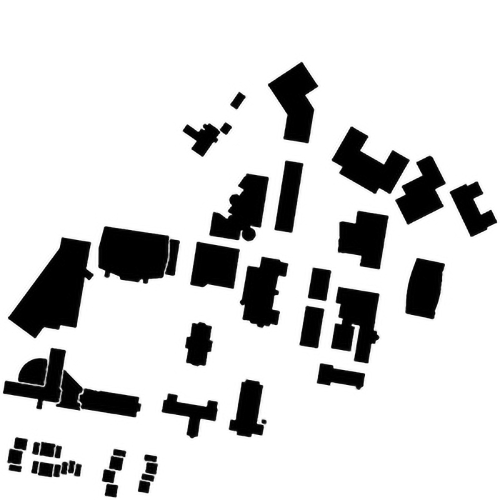
#> input picture WPI_map.jpg, 1000 x 1000 px (shown at 1/2 size)
$ python PRM.py   (older library calls are emulated)
#> lines starting #> are read from the running program, lines starting #| are printed output that depends on the picture; after the words box and inside, x2 and y2 are one past the last pixel; in counts of white or black regions, pixels touching at a corner belong together
# Sampling-based Algorithms PRM

import matplotlib.pyplot as plt
import numpy as np
import networkx as nx
import math
from scipy import spatial
from PIL import Image


# Class for PRM
class PRM:
    # Constructor
    def __init__(self, map_array):
        self.map_array = map_array  # map array, 1->free, 0->obstacle
        self.size_row = map_array.shape[0]  # map size
        self.size_col = map_array.shape[1]  # map size

        self.samples = []  # list of sampled points
        self.graph = nx.Graph()  # constructed graph
        self.path = []  # list of nodes of the found path

    def check_collision(self, p1, p2):
        '''Check if the path between two points collide with obstacles
        arguments:
            p1 - point 1, [row, col]
            p2 - point 2, [row, col]

        return:
            True if there are obstacles between two points
        '''
        obstacle_collision = False
        path = np.linspace([p1[0], p1[1]], [p2[0], p2[1]], num=10, dtype=int)
        for pt in path:
            if self.map_array[pt[0], pt[1]] == 0:
                obstacle_collision = True
                break
        return obstacle_collision

    def dis(self, point1, point2):
        '''Calculate the euclidean distance between two points
        arguments:
            p1 - point 1, [row, col]
            p2 - point 2, [row, col]

        return:
            euclidean distance between two points
        '''
        return math.sqrt((point1[0] - point2[0]) ** 2 + (point1[1] - point2[1]) ** 2)

    def uniform_sample(self, n_pts):
        '''Use uniform sampling and store valid points
        arguments:
            n_pts - number of points try to sample,
                    not the number of final sampled points

        check collision and append valid points to self.samples
        as [(row1, col1), (row2, col2), (row3, col3) ...]
        '''
        # Initialize graph
        self.graph.clear()

        self.samples.append((0, 0))
        row_points = int(math.sqrt(n_pts))
        col_points = int(math.sqrt(n_pts))
        for i in np.linspace(0, self.size_row - 1, row_points):
            for j in np.linspace(0, self.size_col - 1, col_points):
                if self.map_array[int(i), int(j)] == 1:  # checking for obstacles
                    self.samples.append((i, j))

    def random_sample(self, n_pts):
        '''Use random sampling and store valid points
        arguments:
            n_pts - number of points try to sample,
                    not the number of final sampled points

        check collision and append valide points to self.samples
        as [(row1, col1), (row2, col2), (row3, col3) ...]
        '''
        # Initialize graph
        self.graph.clear()

        self.samples.append((0, 0))
        coordsList = np.random.randint(self.size_row, size=(n_pts, 2))
        for coords in coordsList:
            if self.map_array[coords[0], coords[1]] == 0:  # check for obstacles
                continue
            self.samples.append((coords[0], coords[1]))

    def gaussian_sample(self, n_pts):
        '''Use gaussian sampling and store valid points
        arguments:
            n_pts - number of points try to sample,
                    not the number of final sampled points

        check collision and append valide points to self.samples
        as [(row1, col1), (row2, col2), (row3, col3) ...]
        '''
        # Initialize graph
        self.graph.clear()

        self.samples.append((0, 0))
        coordsList = np.random.randint(self.size_row, size=(n_pts, 2))
        for q1 in coordsList:
            q1_x = q1[0]
            q1_y = q1[1]
            q2_x = int(np.random.normal(q1_x, 10, 1))
            q2_y = int(np.random.normal(q1_y, 10, 1))
            if q2_x >= self.size_row or q2_y >= self.size_col or q2_x <= 0 or q2_y <= 0:  # checking for boundaries of the map
                continue
            if self.map_array[q1_x, q1_y] != self.map_array[q2_x, q2_y]:  # if one in obstacle space and other in free space
                # store the one which is in free space
                if self.map_array[q1_x, q1_y] == 1:
                    self.samples.append((q1_x, q1_y))
                elif self.map_array[q2_x, q2_y] == 1:
                    self.samples.append((q2_x, q2_y))

    def bridge_sample(self, n_pts):
        '''Use bridge sampling and store valid points
        arguments:
            n_pts - number of points try to sample,
                    not the number of final sampled points

        check collision and append valide points to self.samples
        as [(row1, col1), (row2, col2), (row3, col3) ...]
        '''
        # Initialize graph
        self.graph.clear()

        self.samples.append((0, 0))
        coordsList = np.random.randint(self.size_row, size=(n_pts, 2))
        for q1 in coordsList:
            q1_x = q1[0]
            q1_y = q1[1]
            q2_x = int(np.random.normal(q1_x, 20, 1))
            q2_y = int(np.random.normal(q1_y, 20, 1))
            if q2_x >= self.size_row or q2_y >= self.size_col or q2_x <= 0 or q2_y <= 0:  # checking for boundaries of the map
                continue
            if self.map_array[q1_x, q1_y] == 0 and self.map_array[q2_x, q2_y] == 0:  # if both q1 and q2 are in obstacle space
                mid_x = int((q1_x + q2_x) / 2)
                mid_y = int((q1_y + q2_y) / 2)
                if self.map_array[mid_x, mid_y] == 1:  # if middle point is in free space
                    self.samples.append((mid_x, mid_y))


    def draw_map(self):
        '''Visualization of the result
        '''
        # Create empty map
        fig, ax = plt.subplots()
        img = 255 * np.dstack((self.map_array, self.map_array, self.map_array))
        ax.imshow(img)

        # Draw graph
        # get node position (swap coordinates)
        node_pos = np.array(self.samples)[:, [1, 0]]
        pos = dict(zip(range(len(self.samples)), node_pos))
        pos['start'] = (self.samples[-2][1], self.samples[-2][0])
        pos['goal'] = (self.samples[-1][1], self.samples[-1][0])

        # draw constructed graph
        nx.draw(self.graph, pos, node_size=3, node_color='y', edge_color='y', ax=ax)

        # If found a path
        if self.path:
            # add temporary start and goal edge to the path
            final_path_edge = list(zip(self.path[:-1], self.path[1:]))
            nx.draw_networkx_nodes(self.graph, pos=pos, nodelist=self.path, node_size=8, node_color='b')
            nx.draw_networkx_edges(self.graph, pos=pos, edgelist=final_path_edge, width=2, edge_color='b')

        # draw start and goal
        nx.draw_networkx_nodes(self.graph, pos=pos, nodelist=['start'], node_size=12, node_color='g')
        nx.draw_networkx_nodes(self.graph, pos=pos, nodelist=['goal'], node_size=12, node_color='r')

        # show image
        plt.axis('on')
        ax.tick_params(left=True, bottom=True, labelleft=True, labelbottom=True)
        plt.show()

    def sample(self, n_pts=1000, sampling_method="uniform"):
        '''Construct a graph for PRM
        arguments:
            n_pts - number of points try to sample,
                    not the number of final sampled points
            sampling_method - name of the chosen sampling method

        Sample points, connect, and add nodes and edges to self.graph
        '''
        # Initialize before sampling
        self.samples = []
        self.graph.clear()
        self.path = []

        # Sample methods
        if sampling_method == "uniform":
            self.uniform_sample(n_pts)
        elif sampling_method == "random":
            self.random_sample(n_pts)
        elif sampling_method == "gaussian":
            self.gaussian_sample(n_pts)
        elif sampling_method == "bridge":
            self.bridge_sample(n_pts)

        # Finding the pairs of points that need to be connected and computing their distance/weight. And storing them as
        # pairs = [(p_id0, p_id1, weight_01), (p_id0, p_id2, weight_02), (p_id1, p_id2, weight_12) ...]
        pairs = []
        p_ids = []
        KDtree = spatial.KDTree(np.array(self.samples))
        KDtree_pairs = KDtree.query_pairs(80)
        for pair in KDtree_pairs:
            point1 = self.samples[pair[0]]
            point2 = self.samples[pair[1]]
            distance = self.dis(point1, point2)
            if self.check_collision(point1, point2):
                continue
            if pair[0] not in p_ids:
                p_ids.append(pair[0])
            if pair[1] not in p_ids:
                p_ids.append(pair[1])
            pairs.append((pair[0], pair[1], distance))

        # Using sampled points and pairs of points to build a graph.
        # To add nodes to the graph, use
        # self.graph.add_nodes_from([p_id0, p_id1, p_id2 ...])
        # To add weighted edges to the graph, use
        # self.graph.add_weighted_edges_from([(p_id0, p_id1, weight_01),
        #                                     (p_id0, p_id2, weight_02),
        #                                     (p_id1, p_id2, weight_12) ...])

        # 'p_id' here is an integer, representing the order of current point in self.samples
        # For example, for self.samples = [(1, 2), (3, 4), (5, 6)], p_id for (1, 2) is 0 and p_id for (3, 4) is 1.
        self.graph.add_nodes_from(p_ids)
        self.graph.add_weighted_edges_from(pairs)

        # Print constructed graph information
        n_nodes = self.graph.number_of_nodes()
        n_edges = self.graph.number_of_edges()
        print("The constructed graph has %d nodes and %d edges" % (n_nodes, n_edges))

    def search(self, start, goal, sampling_method="uniform"):
        '''Search for a path in graph given start and goal location
        arguments:
            start - start point coordinate [row, col]
            goal - goal point coordinate [row, col]

        Temporary add start and goal node, edges of them and their nearest neighbors
        to graph for self.graph to search for a path.
        '''
        # Clear previous path
        self.path = []

        # Temporarily add start and goal to the graph
        self.samples.append(start)
        self.samples.append(goal)
        # start and goal id will be 'start' and 'goal' instead of some integer
        self.graph.add_nodes_from(['start', 'goal'])

        # Finding the pairs of points that need to be connected and computing their distance/weight. And storing them as
        # start_pairs = [(start_id, p_id0, weight_s0), (start_id, p_id1, weight_s1), (start_id, p_id2, weight_s2) ...]
        start_pairs = []
        goal_pairs = []

        start_goal_radius = 30
        if sampling_method == "bridge" or sampling_method == "gaussian":
            start_goal_radius = 100

        KDtree = spatial.KDTree(np.array(self.samples))
        KDtree_start_pairs = spatial.KDTree.query_ball_point(KDtree, start, start_goal_radius)
        KDtree_goal_pairs = spatial.KDTree.query_ball_point(KDtree, goal, start_goal_radius)
        for s in KDtree_start_pairs:
            if self.check_collision(start, self.samples[s]):
                continue
            distance = self.dis(start, self.samples[s])
            start_pairs.append(('start', s, distance))
        for g in KDtree_goal_pairs:
            if self.check_collision(goal, self.samples[g]):
                continue
            distance = self.dis(goal, self.samples[g])
            start_pairs.append(('goal', g, distance))

        # Add the edge to graph
        self.graph.add_weighted_edges_from(start_pairs)
        self.graph.add_weighted_edges_from(goal_pairs)

        # Seach using Dijkstra
        try:
            self.path = nx.algorithms.shortest_paths.weighted.dijkstra_path(self.graph, 'start', 'goal')
            print("PATH", self.path)
            for i in range(1, len(self.path)-1):
                print(self.samples[self.path[i]])
            path_length = nx.algorithms.shortest_paths.weighted.dijkstra_path_length(self.graph, 'start', 'goal')
            print("The path length is %.2f" % path_length)
        except nx.exception.NetworkXNoPath:
            print("No path found")

        # Draw result
        self.draw_map()

        # Remove start and goal node and their edges
        self.samples.pop(-1)
        self.samples.pop(-1)
        self.graph.remove_nodes_from(['start', 'goal'])
        self.graph.remove_edges_from(start_pairs)
        self.graph.remove_edges_from(goal_pairs)


def load_map(file_path, resolution_scale):
    ''' Load map from an image and return a 2D binary numpy array
        where 0 represents obstacles and 1 represents free space
    '''
#> called with file_path = 'WPI_map.jpg', resolution_scale = 0.3
    # Load the image with grayscale
    img = Image.open(file_path).convert('L')
    # Rescale the image
    size_x, size_y = img.size
#> size_x = 1000; size_y = 1000
    new_x, new_y  = int(size_x*resolution_scale), int(size_y*resolution_scale)
#> new_x = 300; new_y = 300
    img = img.resize((new_x, new_y), Image.ANTIALIAS)
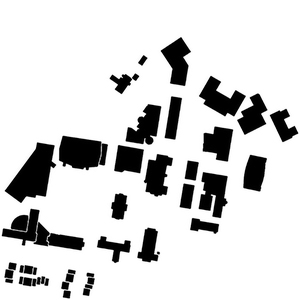
#> img: PIL image 300x300 L; min 0, max 255, mean 212.5

    map_array = np.asarray(img, dtype='uint8')

    # Get bianry image
    threshold = 127
    map_array = 1 * (map_array > threshold)
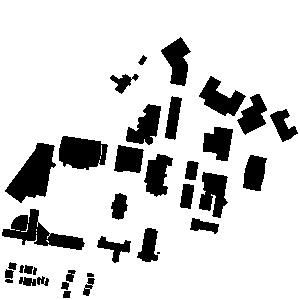
#> map_array: shape (300, 300) int64; values 0 (black) and 1 (white), 83.4% white; 36 black regions (1 under 20 px), largest, box (x1, y1, x2, y2) and area: (5, 143, 56, 203) 1629, (2, 209, 85, 250) 1345, (59, 136, 108, 170) 1256

    # Result 2D numpy array
    return map_array


if __name__ == "__main__":
    # Load the map
    start = (200, 75)
    goal  = (30, 250)
    map_array = load_map("WPI_map.jpg", 0.3)

    # Planning class
    PRM_planner = PRM(map_array)

    # Search with PRM
    PRM_planner.sample(n_pts=50, sampling_method="uniform")
    PRM_planner.search(start, goal)
#> in draw_map, `plt.show()`:
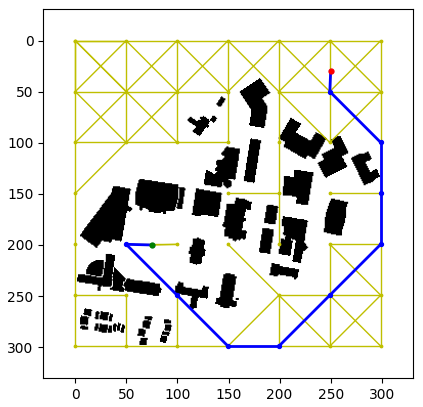
#> figure drawn by matplotlib, 1 panel
    PRM_planner.sample(n_pts=1000, sampling_method="random")
#> after the loop in random_sample, `for coords in coordsList:`: self.samples = 838 pairs, first value 0 to 299, second value 0 to 299
#> the loop in sample (call 2), `for pair in KDtree_pairs:` made 60051 passes
#> (pair, point1, point2, distance) on passes 1 to 3: ((165, 216), (135, 195), (131, 164), 31.26), ((206, 217), (109, 100), (152, 161), 74.63), ((271, 612), (40, 158), (91, 131), 57.71)
    PRM_planner.search(start, goal)
#> the loop in search (call 2), `for s in KDtree_start_pairs:` made 24 passes
#> (s, distance) on passes 1 to 12: (277, 20.62), (495, 19.92), (603, 16.28), (793, 20.62), (284, 10.77), (745, 14.76), (719, 15.65), (524, 24.52), (139, 17.49), (85, 14.04), (211, 2.24), (628, 13.34)
#> the loop in search (call 2), `for g in KDtree_goal_pairs:` made 33 passes
#> (g, distance) on passes 1 to 12: (368, 29.41), (160, 26.31), (305, 25.02), (491, 26.25), (432, 9.06), (123, 24.35), (485, 18.25), (622, 26.93), (516, 4.47), (808, 7.07), (125, 25.71), (610, 21.54)
#> the loop in search (call 2), `for i in range(1, len(self.path)-1):` made 6 passes
#| (190, 79)
#| (175, 98)
#| (114, 132)
#| (102, 151)
#| (86, 181)
#| (46, 227)
#> in draw_map (call 2), `node_pos = np.array(self.samples)[:, [1, 0]]`: node_pos = 840 pairs, first value 0 to 299, second value 0 to 299
#> in draw_map (call 2), `pos = dict(zip(range(len(self.samples)), node_pos))`: pos = 840 items
#> in draw_map (call 2), `plt.show()`:
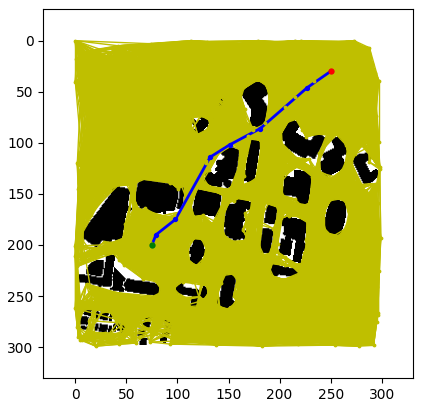
#> figure drawn by matplotlib, 1 panel
    PRM_planner.sample(n_pts=3000, sampling_method="gaussian")
    PRM_planner.search(start, goal)
#> in draw_map (call 3), `plt.show()`:
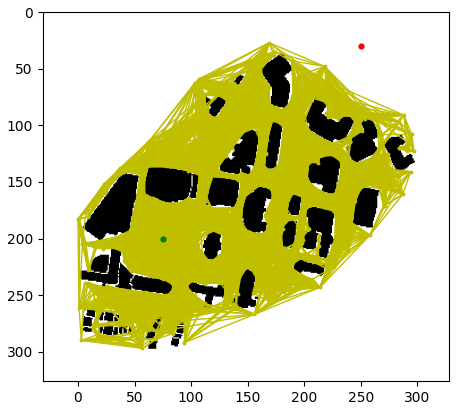
#> figure drawn by matplotlib, 1 panel
    PRM_planner.sample(n_pts=30000, sampling_method="bridge")
    PRM_planner.search(start, goal)
#> in draw_map (call 4), `plt.show()`:
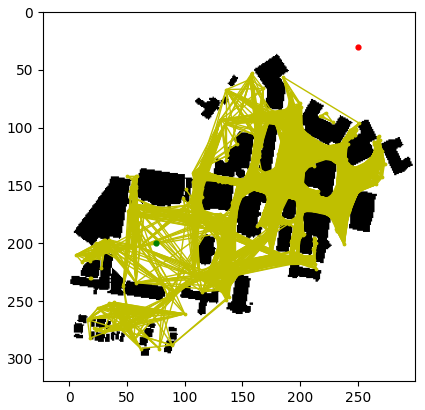
#> figure drawn by matplotlib, 1 panel
